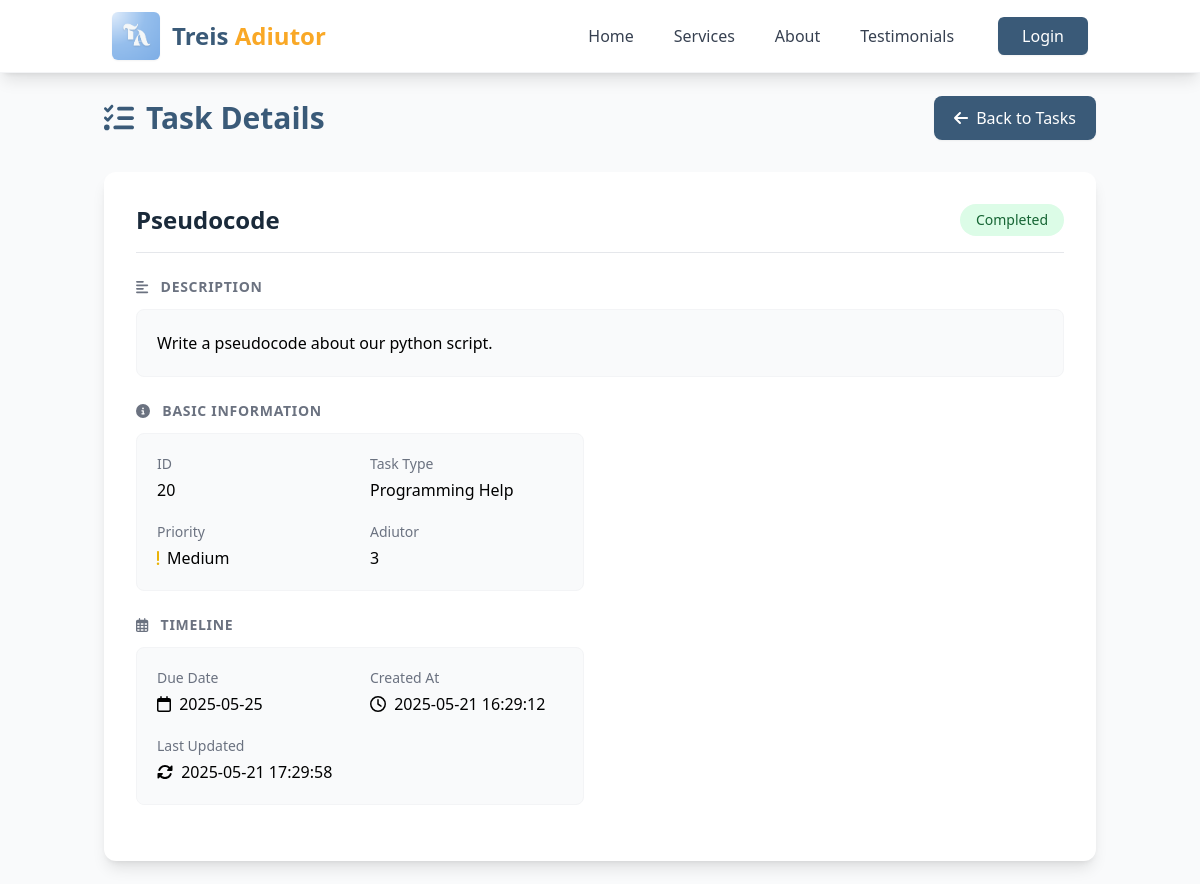
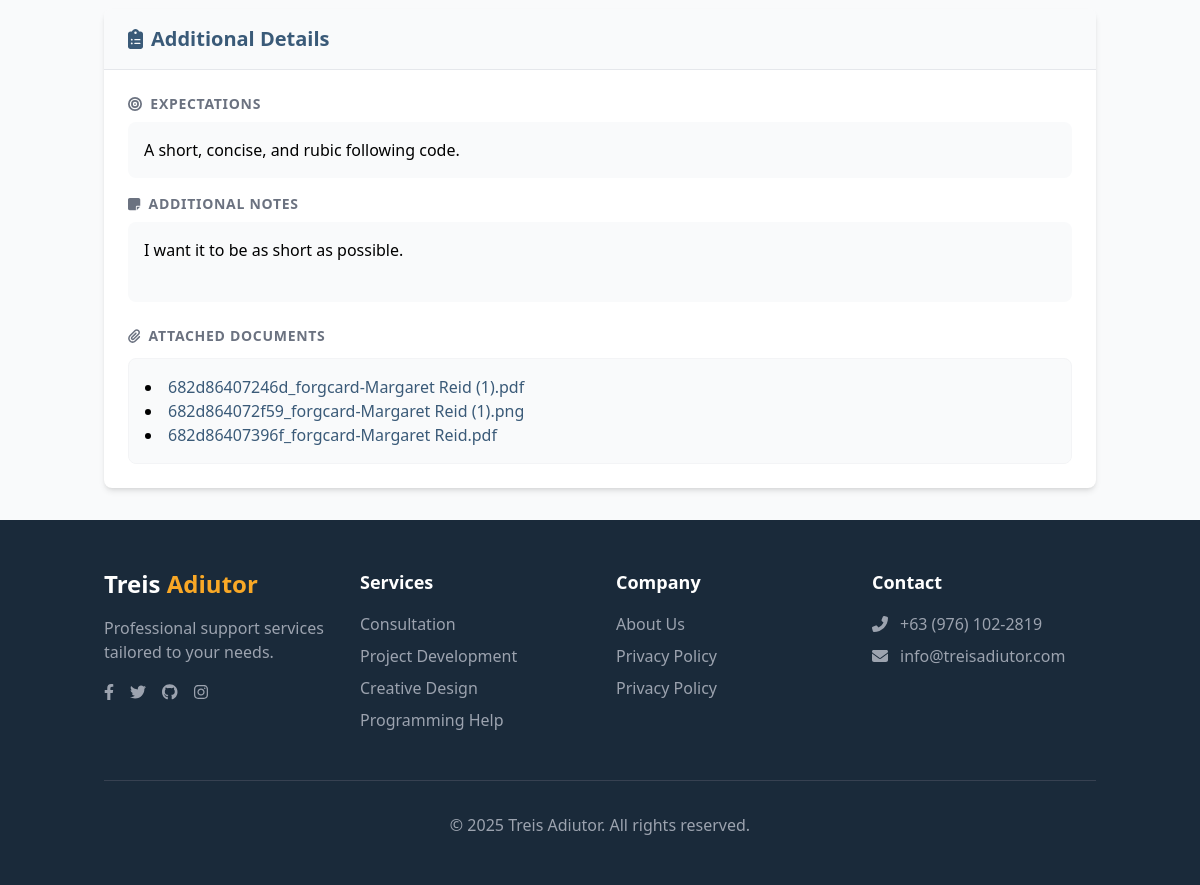
Screenshot of /adiutor/view_task.php?id=20 with the database file from the repository (2 pictures, top to bottom).
### tables this page shows
CREATE TABLE `tasks` (
  `taskID` int(11) NOT NULL,
  `title` varchar(255) DEFAULT NULL,
  `description` text DEFAULT NULL,
  `assignedBy` int(11) DEFAULT NULL,
  `assignedTo` int(11) DEFAULT NULL,
  `dueDate` date DEFAULT NULL,
  `status` enum('pending','in progress','completed') DEFAULT 'pending',
  `priority` enum('low','medium','high') DEFAULT 'medium',
  `dateAssigned` timestamp NOT NULL DEFAULT current_timestamp(),
  `taskType` varchar(50) DEFAULT NULL,
  `formID` int(11) DEFAULT NULL,
  `createdAt` datetime DEFAULT current_timestamp(),
  `updatedAt` datetime DEFAULT current_timestamp()
);

CREATE TABLE `forms` (
  `formID` int(11) NOT NULL,
  `userID` int(11) DEFAULT NULL,
  `contact_method` varchar(100) DEFAULT NULL,
  `contact_details` varchar(100) DEFAULT NULL,
  `service_type` varchar(100) DEFAULT NULL,
  `project_name` varchar(100) DEFAULT NULL,
  `request_description` text DEFAULT NULL,
  `deadline` date DEFAULT NULL,
  `expectations` text DEFAULT NULL,
  `additional_notes` text DEFAULT NULL,
  `submitted_at` timestamp NOT NULL DEFAULT current_timestamp(),
  `STATUS` enum('pending','approved') DEFAULT 'pending'
);

### adiutor/view_task.php (the view, shortened to what this page needs)
<?php
require_once '../includes/db.php';
$taskid = intval($_GET['id']);
$stmt = $conn->prepare("SELECT * FROM tasks WHERE taskID = ?");
$stmt->bind_param("i", $taskid);
$stmt->execute();
$result = $stmt->get_result();
$task = $result->fetch_assoc();
$form = null;
if (!empty($task['formID'])) {
    $formID = intval($task['formID']);
    $form_stmt = $conn->prepare("SELECT * FROM forms WHERE formID = ?");
    $form_stmt->bind_param("i", $formID);
    $form_stmt->execute();
    $form_result = $form_stmt->get_result();
    if ($form_result->num_rows > 0) {
        $form = $form_result->fetch_assoc();
    }
}
$documents = [];
if (!empty($task['formID'])) {
    $formID = intval($task['formID']);
    $doc_stmt = $conn->prepare("SELECT filepath FROM form_files WHERE formID = ?");
    $doc_stmt->bind_param("i", $formID);
    $doc_stmt->execute();
    $doc_result = $doc_stmt->get_result();
    while ($row = $doc_result->fetch_assoc()) {
        $documents[] = $row['filepath'];
    }
}
?>
<!DOCTYPE html>
<html lang="en">
<head>
    <script src="https://cdn.tailwindcss.com"></script>
</head>
<body class="bg-gray-50 min-h-screen">
    <?php include 'components/navbar.php'; ?>
    <div class="container mx-auto px-4 py-8 max-w-5xl pt-24">
        <div class="flex justify-between items-center mb-8">
            <h1 class="text-3xl font-bold text-primary flex items-center">
                <i class="fas fa-tasks mr-3"></i> Task Details
            </h1>
            <a href="tasks.php" class="bg-primary hover:bg-primary/90 text-white px-5 py-2.5 rounded-lg transition-all duration-300 flex items-center shadow-sm hover:shadow">
                <i class="fas fa-arrow-left mr-2"></i>Back to Tasks
            </a>
        </div>
        <div class="bg-white rounded-xl shadow-lg overflow-hidden mb-8 transition-all duration-300 hover:shadow-xl">
            <div class="p-8">
                <div class="flex flex-wrap items-center mb-6 border-b pb-4">
                    <h2 class="text-2xl font-semibold text-dark flex-grow"><?php echo htmlspecialchars($task['title']); ?></h2>
                    <span class="px-4 py-1.5 rounded-full text-sm font-medium
                        <?php
                        switch(strtolower($task['status'])) {
                            case 'completed': echo 'bg-green-100 text-green-800'; break;
                        }
                        ?>">
                        <?php echo ucwords(htmlspecialchars($task['status'])); ?>
                    </span>
                </div>
                <div class="mb-6">
                    <h3 class="text-sm font-semibold text-gray-500 uppercase tracking-wider mb-3">
                        <i class="fas fa-align-left mr-2"></i> Description
                    </h3>
                    <div class="p-5 bg-gray-50 rounded-lg mb-4 border border-gray-100">
                        <p class="whitespace-pre-line leading-relaxed"><?php echo nl2br(htmlspecialchars($task['description'])); ?></p>
                    </div>
                </div>
                <div class="grid md:grid-cols-2 gap-8">
                    <div>
                        <div class="mb-6">
                            <h3 class="text-sm font-semibold text-gray-500 uppercase tracking-wider mb-3">
                                <i class="fas fa-info-circle mr-2"></i> Basic Information
                            </h3>
                            <div class="grid grid-cols-2 gap-5 bg-gray-50 p-5 rounded-lg border border-gray-100">
                                <div class="transform hover:translate-x-1 transition-transform duration-200">
                                    <p class="text-sm text-gray-500 mb-1">ID</p>
                                    <p class="font-medium"><?php echo htmlspecialchars($task['taskID']); ?></p>
                                </div>
                                <div class="transform hover:translate-x-1 transition-transform duration-200">
                                    <p class="text-sm text-gray-500 mb-1">Task Type</p>
                                    <p class="font-medium"><?php echo htmlspecialchars($task['taskType']); ?></p>
                                </div>
                                <div class="transform hover:translate-x-1 transition-transform duration-200">
                                    <p class="text-sm text-gray-500 mb-1">Priority</p>
                                    <p class="font-medium flex items-center">
                                        <?php
                                        $priority = strtolower($task['priority']);
                                        if ($priority == 'high') {
                                            echo '<span class="text-red-500 mr-2"><i class="fas fa-exclamation-circle"></i></span>';
                                        } elseif ($priority == 'medium') {
                                            echo '<span class="text-yellow-500 mr-2"><i class="fas fa-exclamation"></i></span>';
                                        } else {
                                            echo '<span class="text-blue-500 mr-2"><i class="fas fa-info-circle"></i></span>';
                                        }
                                        echo ucwords(htmlspecialchars($task['priority']));
                                        ?>
                                    </p>
                                </div>
                                <div class="transform hover:translate-x-1 transition-transform duration-200">
                                    <p class="text-sm text-gray-500 mb-1">Adiutor</p>
                                    <p class="font-medium"><?php echo htmlspecialchars($task['assignedTo']); ?></p>
                                </div>
                            </div>
                        </div>
                        <div class="mb-6">
                            <h3 class="text-sm font-semibold text-gray-500 uppercase tracking-wider mb-3">
                                <i class="far fa-calendar-alt mr-2"></i> Timeline
                            </h3>
                            <div class="grid grid-cols-2 gap-5 bg-gray-50 p-5 rounded-lg border border-gray-100">
                                <div class="transform hover:translate-x-1 transition-transform duration-200">
                                    <p class="text-sm text-gray-500 mb-1">Due Date</p>
                                    <p class="font-medium">
                                        <i class="far fa-calendar mr-1"></i>
                                        <?php echo htmlspecialchars($task['dueDate']); ?>
                                    </p>
                                </div>
                                <div class="transform hover:translate-x-1 transition-transform duration-200">
                                    <p class="text-sm text-gray-500 mb-1">Created At</p>
                                    <p class="font-medium">
                                        <i class="far fa-clock mr-1"></i>
                                        <?php echo htmlspecialchars($task['createdAt']); ?>
                                    </p>
                                </div>
                                <div class="col-span-2 transform hover:translate-x-1 transition-transform duration-200">
                                    <p class="text-sm text-gray-500 mb-1">Last Updated</p>
                                    <p class="font-medium">
                                        <i class="fas fa-sync-alt mr-1"></i>
                                        <?php echo htmlspecialchars($task['updatedAt']); ?>
                                    </p>
                                </div>
                            </div>
                        </div>
                    </div>
                </div>
            </div>
        </div>
        <div class="bg-white rounded-lg shadow-md overflow-hidden">
            <div class="px-6 py-4 bg-gray-50 border-b border-gray-200">
                <h2 class="text-xl font-semibold text-primary">
                    <i class="fas fa-clipboard-list mr-2"></i>Additional Details
                </h2>
            </div>
            <div class="p-6">
                <?php if ($form): ?>
                    <div class="mb-4">
                        <h3 class="text-sm font-semibold text-gray-500 uppercase tracking-wider mb-2">
                            <i class="fas fa-bullseye mr-1"></i> Expectations
                        </h3>
                        <div class="p-4 bg-gray-50 rounded-lg">
                            <p class="whitespace-pre-line"><?php echo nl2br(htmlspecialchars($form['expectations'])); ?></p>
                        </div>
                    </div>
                    <div>
                        <h3 class="text-sm font-semibold text-gray-500 uppercase tracking-wider mb-2">
                            <i class="fas fa-sticky-note mr-1"></i> Additional Notes
                        </h3>
                        <div class="p-4 bg-gray-50 rounded-lg">
                            <p class="whitespace-pre-line"><?php echo nl2br(htmlspecialchars($form['additional_notes'])); ?></p>
                        </div>
                    </div>
                <?php endif; ?>
                <?php if (!empty($documents)): ?>
                    <div class="mt-6">
                        <h3 class="text-sm font-semibold text-gray-500 uppercase tracking-wider mb-3">
                            <i class="fas fa-paperclip mr-1"></i> Attached Documents
                        </h3>
                        <ul class="list-disc list-inside bg-gray-50 p-4 rounded-lg border border-gray-100">
                            <?php foreach ($documents as $filepath): ?>
                                <li>
                                    <a href="<?php echo htmlspecialchars($filepath); ?>" target="_blank" class="text-primary hover:underline">
                                        <?php echo basename($filepath); ?>
                                    </a>
                                </li>
                            <?php endforeach; ?>
                        </ul>
                    </div>
                <?php endif; ?>
            </div>
        </div>
    </div>
    <?php include 'components/footer.php'; ?>
</body>
</html>

### rows the page displays
tasks: title "Pseudocode", status "Completed", description "Write a pseudocode about our python script.", taskID "20", taskType "Programming Help", priority "Medium", assignedTo "3", dueDate "2025-05-25", createdAt "2025-05-21 16:29:12", updatedAt "2025-05-21 17:29:58"
forms: expectations "A short, concise, and rubic following code.", additional_notes "I want it to be as short as possible."

### other values shown
basename($filepath) "682d86407246d_forgcard-Margaret Reid (1).pdf"
basename($filepath) "682d864072f59_forgcard-Margaret Reid (1).png"
basename($filepath) "682d86407396f_forgcard-Margaret Reid.pdf"
